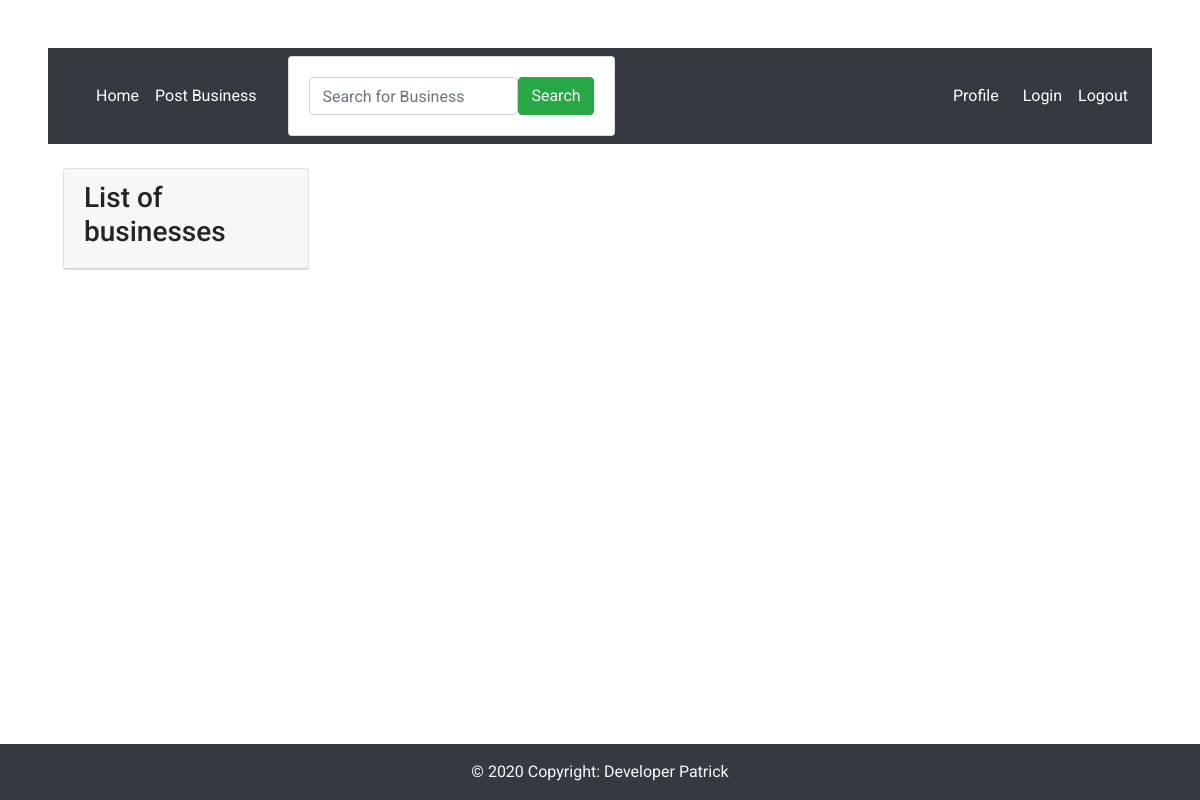
The app's page /, older data.
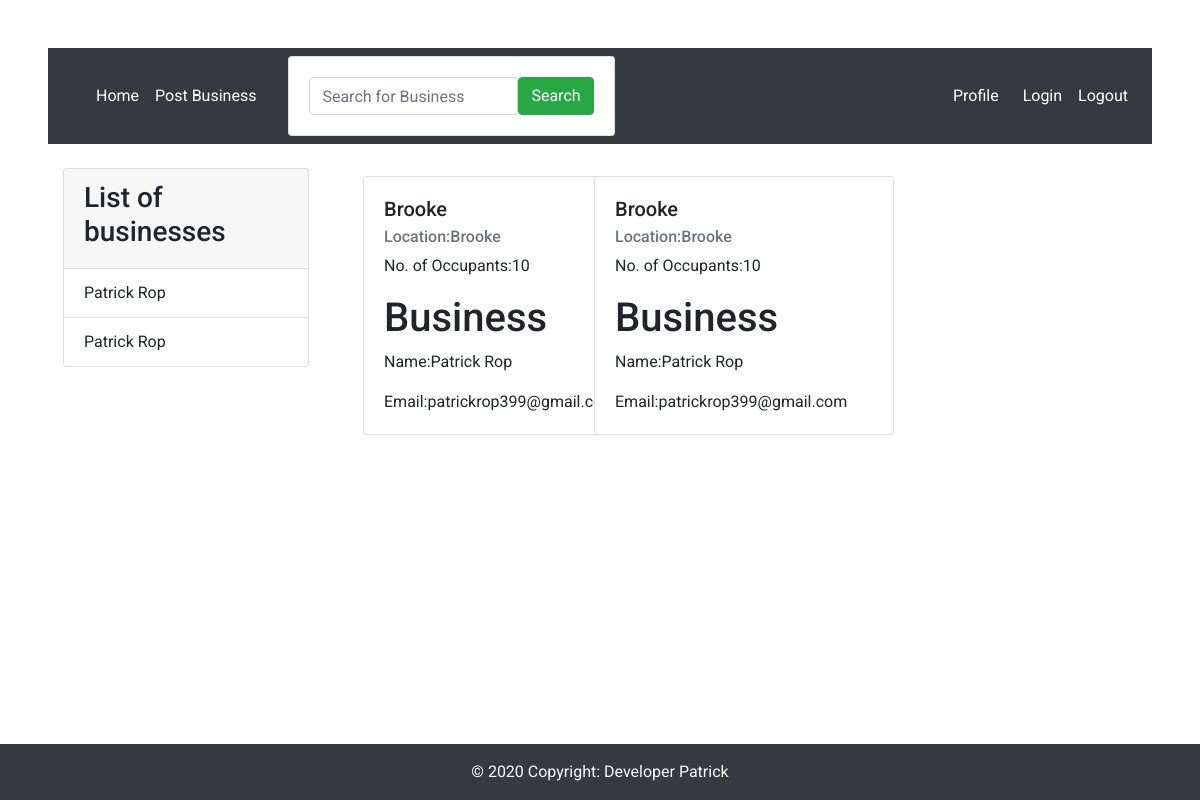
The same page, newer data.
### updateme/models.py (models this page shows, shortened)
class Business(models.Model):
    name = models.CharField(max_length=30)
    user = models.ForeignKey(User, on_delete=CASCADE, null=True)
    neighbourhood = models.ForeignKey(NeighbourHood, on_delete=CASCADE, null=True)
    email = models.EmailField(max_length=30, null=True)

class NeighbourHood(models.Model):
    name = models.CharField(max_length=30,null=False)
    location = models.CharField(max_length=30, null=False)
    admin = models.ForeignKey(Admin, on_delete=CASCADE, null=True)
    occupants_count = models.IntegerField(default=0, null=False)

### updateme/views.py (the view)
# urls.py: path('',views.index,name='index'),
def index(request):
    businesses=Business.objects.all()
    if 'item_name' in request.GET:
        item_name=request.GET['item_name']
        businesses=businesses.filter(name__icontains=item_name)
    else:
        businesses=Business.objects.all()
    users=User.objects.all()
    neighbourhoods=NeighbourHood.objects.all()
    context={'businesses':businesses,'users':users,'neighbourhoods':neighbourhoods}
    return render(request,'index.html',context)

### updateme/templates/index.html
{% extends 'base.html'%}
{% block content%}
<div class="container-fluid mt-4">
    <div class="row ">
        <div class="col-md-3">
            <div class="card">
                <div class="card-header">
                   <h3>List of businesses</h3>
                </div>
                <ul class="list-group list-group-flush">
                    {% for business in businesses %}
                    <li class="list-group-item">
                        {{business.name}}
                    </li>
                    {%endfor%}
                </ul>
            </div>
        </div>
        <div class="col-md-9  col-sm-9 col-lg-9">
            <div class="row">
                {% for business in businesses %}
                <div class="col-md-3 mr-4">
                    <div class="card  my-2 mr-4 ml-4" style="width: 300px;">
                        <div class="card-body">
                            <h5 class="card-title">{{business.neighbourhood.name}}</h5>
                            <h6 class="card-subtitle mb-2 text-muted">Location:{{business.neighbourhood.location}}</h6>
                            <p class="card-text">No. of Occupants:{{business.neighbourhood.occupants_count}}</p>
                            <h1>Business</h1>
                            <p class="card-text">Name:{{business.name}}</p>
                            <p class="card-text">Email:{{business.email}}</p>
                        </div>
                    </div>
                </div>
                {% endfor%}
            </div>
        </div>
    </div>
    <footer class="bg-dark text-center text-lg-start fixed-bottom"  >
        <div class="text-center text-light p-3" style="background-color:rgb(52,58,64);">
          © 2020 Copyright:
          <a class="text-light"  href="#">Developer Patrick</a>
        </div>
      </footer>
</div>
{% endblock %}

Row changes from the older to the newer data that the page shows:
added Business: name "Patrick Rop", neighbourhood.name "Brooke", neighbourhood.location "Brooke", neighbourhood.occupants_count "10", email "patrickrop399@gmail.com"
added Business: name "Patrick Rop", neighbourhood.name "Brooke", neighbourhood.location "Brooke", neighbourhood.occupants_count "10", email "patrickrop399@gmail.com"
